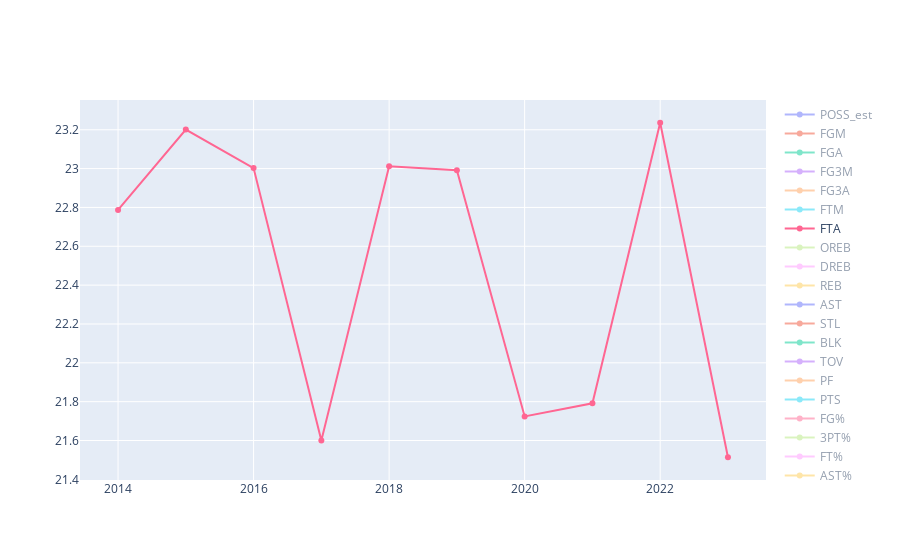

Source (notebook cell):
### Code cell
change_per48_df = change_df.copy()
for col in change_per48_df.columns[2:18]:
    change_per48_df[col] = (change_per48_df[col]/change_per48_df['MIN'])*48*5
    
change_per48_df.drop(columns='MIN', inplace=True)

fig = go.Figure()
for col in change_per48_df.columns[1:]:
    fig.add_trace(go.Scatter(x=change_per48_df['season_start_year'], y=change_per48_df[col], name=col))

fig.show()

### Figure 1 — Plotly figure (JSON) as saved in the notebook; plotly's stock layout.template omitted (floating-point values rounded to 4 significant figures)
{"data": [{"name": "POSS_est", "type": "scatter", "visible": "legendonly", "x": [2014, 2015, 2016, 2017, 2018, 2019, 2020, 2021, 2022, 2023], "y": [117.3, 118.0, 118.2, 118.1, 122.2, 121.7, 120.1, 120.1, 121.4, 120.8]}, {"name": "FGM", "type": "scatter", "visible": "legendonly", "x": [2014, 2015, 2016, 2017, 2018, 2019, 2020, 2021, 2022, 2023], "y": [37.16, 37.85, 38.76, 39.3, 40.63, 40.41, 40.89, 40.24, 41.55, 41.74]}, {"name": "FGA", "type": "scatter", "visible": "legendonly", "x": [2014, 2015, 2016, 2017, 2018, 2019, 2020, 2021, 2022, 2023], "y": [82.93, 83.85, 84.75, 85.45, 88.44, 87.88, 87.79, 87.34, 87.58, 88.13]}, {"name": "FG3M", "type": "scatter", "visible": "legendonly", "x": [2014, 2015, 2016, 2017, 2018, 2019, 2020, 2021, 2022, 2023], "y": [7.838, 8.494, 9.641, 10.43, 11.28, 12.18, 12.61, 12.36, 12.23, 12.7]}, {"name": "FG3A", "type": "scatter", "visible": "legendonly", "x": [2014, 2015, 2016, 2017, 2018, 2019, 2020, 2021, 2022, 2023], "y": [22.42, 24.01, 26.95, 28.89, 31.84, 34.02, 34.41, 34.95, 33.97, 34.8]}, {"name": "FTM", "type": "scatter", "visible": "legendonly", "x": [2014, 2015, 2016, 2017, 2018, 2019, 2020, 2021, 2022, 2023], "y": [17.06, 17.54, 17.76, 16.57, 17.66, 17.8, 16.91, 16.89, 18.18, 16.87]}, {"name": "FTA", "type": "scatter", "visible": true, "x": [2014, 2015, 2016, 2017, 2018, 2019, 2020, 2021, 2022, 2023], "y": [22.79, 23.2, 23.0, 21.6, 23.01, 22.99, 21.72, 21.79, 23.24, 21.51]}, {"name": "OREB", "type": "scatter", "visible": "legendonly", "x": [2014, 2015, 2016, 2017, 2018, 2019, 2020, 2021, 2022, 2023], "y": [10.8, 10.34, 10.04, 9.623, 10.27, 9.909, 9.778, 10.22, 10.35, 10.47]}, {"name": "DREB", "type": "scatter", "visible": "legendonly", "x": [2014, 2015, 2016, 2017, 2018, 2019, 2020, 2021, 2022, 2023], "y": [32.24, 33.04, 33.08, 33.6, 34.57, 34.47, 34.2, 33.83, 32.75, 32.73]}, {"name": "REB", "type": "scatter", "visible": "legendonly", "x": [2014, 2015, 2016, 2017, 2018, 2019, 2020, 2021, 2022, 2023], "y": [43.04, 43.38, 43.12, 43.22, 44.84, 44.38, 43.97, 44.05, 43.1, 43.19]}, {"name": "AST", "type": "scatter", "visible": "legendonly", "x": [2014, 2015, 2016, 2017, 2018, 2019, 2020, 2021, 2022, 2023], "y": [21.83, 21.97, 22.45, 23.01, 24.32, 24.1, 24.45, 24.4, 25.03, 26.3]}, {"name": "STL", "type": "scatter", "visible": "legendonly", "x": [2014, 2015, 2016, 2017, 2018, 2019, 2020, 2021, 2022, 2023], "y": [7.663, 7.754, 7.643, 7.646, 7.546, 7.548, 7.463, 7.555, 7.206, 7.367]}, {"name": "BLK", "type": "scatter", "visible": "legendonly", "x": [2014, 2015, 2016, 2017, 2018, 2019, 2020, 2021, 2022, 2023], "y": [4.79, 4.92, 4.709, 4.788, 4.913, 4.817, 4.809, 4.677, 4.627, 5.091]}, {"name": "TOV", "type": "scatter", "visible": "legendonly", "x": [2014, 2015, 2016, 2017, 2018, 2019, 2020, 2021, 2022, 2023], "y": [13.54, 13.61, 13.25, 13.52, 13.39, 13.77, 13.02, 12.98, 13.25, 12.73]}, {"name": "PF", "type": "scatter", "visible": "legendonly", "x": [2014, 2015, 2016, 2017, 2018, 2019, 2020, 2021, 2022, 2023], "y": [20.15, 20.17, 19.82, 19.79, 20.84, 20.69, 19.26, 19.65, 19.81, 18.65]}, {"name": "PTS", "type": "scatter", "visible": "legendonly", "x": [2014, 2015, 2016, 2017, 2018, 2019, 2020, 2021, 2022, 2023], "y": [99.22, 101.7, 104.9, 105.6, 110.2, 110.8, 111.3, 109.7, 113.5, 113.0]}, {"name": "FG%", "type": "scatter", "visible": "legendonly", "x": [2014, 2015, 2016, 2017, 2018, 2019, 2020, 2021, 2022, 2023], "y": [0.4481, 0.4513, 0.4574, 0.4599, 0.4594, 0.4599, 0.4658, 0.4608, 0.4744, 0.4736]}, {"name": "3PT%", "type": "scatter", "visible": "legendonly", "x": [2014, 2015, 2016, 2017, 2018, 2019, 2020, 2021, 2022, 2023], "y": [0.3496, 0.3537, 0.3578, 0.3611, 0.3544, 0.3581, 0.3664, 0.3537, 0.3601, 0.3648]}, {"name": "FT%", "type": "scatter", "visible": "legendonly", "x": [2014, 2015, 2016, 2017, 2018, 2019, 2020, 2021, 2022, 2023], "y": [0.7485, 0.7561, 0.7721, 0.7669, 0.7675, 0.774, 0.7782, 0.7753, 0.7825, 0.784]}, {"name": "AST%", "type": "scatter", "visible": "legendonly", "x": [2014, 2015, 2016, 2017, 2018, 2019, 2020, 2021, 2022, 2023], "y": [0.5875, 0.5805, 0.5792, 0.5856, 0.5984, 0.5962, 0.5979, 0.6063, 0.6024, 0.6302]}, {"name": "FG3A%", "type": "scatter", "visible": "legendonly", "x": [2014, 2015, 2016, 2017, 2018, 2019, 2020, 2021, 2022, 2023], "y": [0.2703, 0.2864, 0.318, 0.3381, 0.36, 0.3871, 0.392, 0.4002, 0.3878, 0.3949]}, {"name": "PTS/FGA", "type": "scatter", "visible": "legendonly", "x": [2014, 2015, 2016, 2017, 2018, 2019, 2020, 2021, 2022, 2023], "y": [1.196, 1.213, 1.238, 1.236, 1.246, 1.261, 1.268, 1.256, 1.296, 1.283]}, {"name": "FG3M/FGM", "type": "scatter", "visible": "legendonly", "x": [2014, 2015, 2016, 2017, 2018, 2019, 2020, 2021, 2022, 2023], "y": [0.2109, 0.2245, 0.2487, 0.2654, 0.2777, 0.3014, 0.3083, 0.3072, 0.2944, 0.3042]}, {"name": "FTA/FGA", "type": "scatter", "visible": "legendonly", "x": [2014, 2015, 2016, 2017, 2018, 2019, 2020, 2021, 2022, 2023], "y": [0.2748, 0.2767, 0.2714, 0.2528, 0.2602, 0.2616, 0.2475, 0.2495, 0.2653, 0.2441]}, {"name": "TRU%", "type": "scatter", "visible": "legendonly", "x": [2014, 2015, 2016, 2017, 2018, 2019, 2020, 2021, 2022, 2023], "y": [0.5291, 0.5361, 0.5483, 0.5517, 0.5545, 0.5607, 0.5673, 0.5617, 0.5755, 0.5747]}, {"name": "AST_TOV", "type": "scatter", "visible": "legendonly", "x": [2014, 2015, 2016, 2017, 2018, 2019, 2020, 2021, 2022, 2023], "y": [1.613, 1.615, 1.695, 1.702, 1.815, 1.75, 1.878, 1.88, 1.89, 2.066]}], "layout": {"autosize": true, "xaxis": {"autorange": true, "range": [2013.0, 2024.0], "type": "linear"}, "yaxis": {"autorange": true, "range": [21.37, 23.38], "type": "linear"}}}
